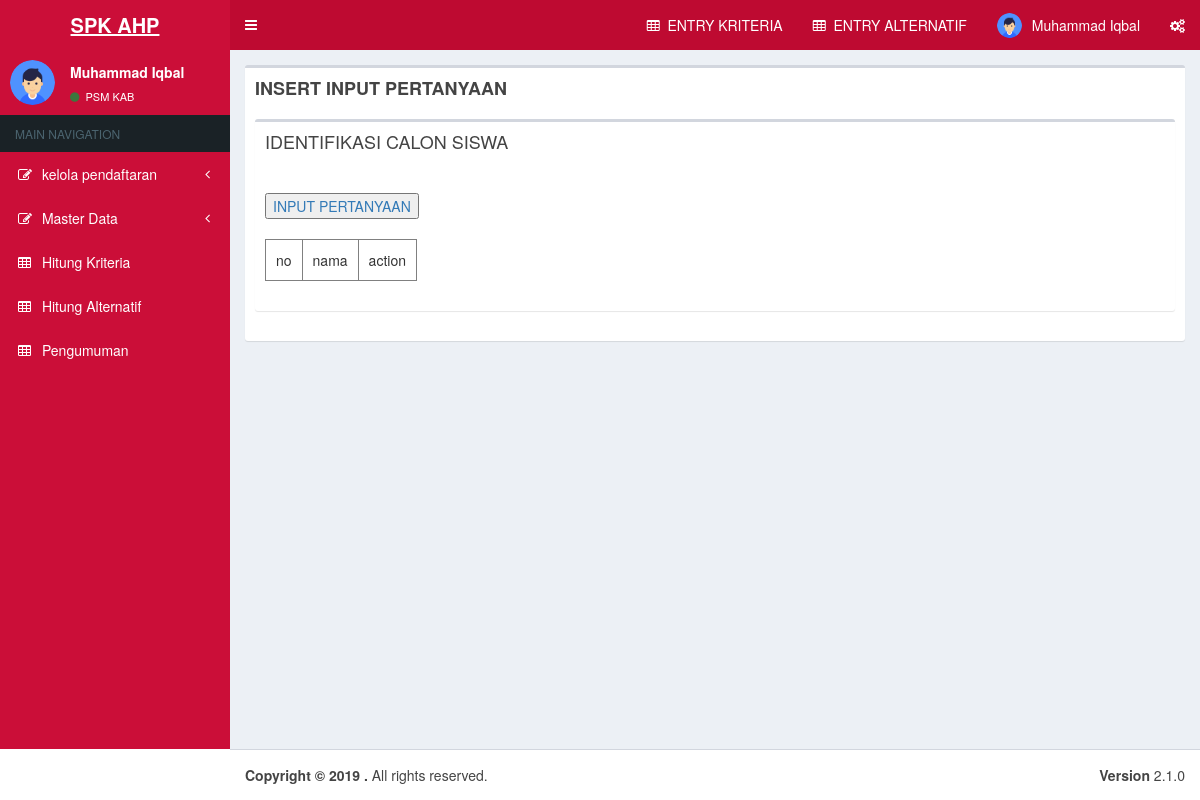
Before: /dashboard.php?page=insert/input_pertanyaan (signed in) with the older database file.
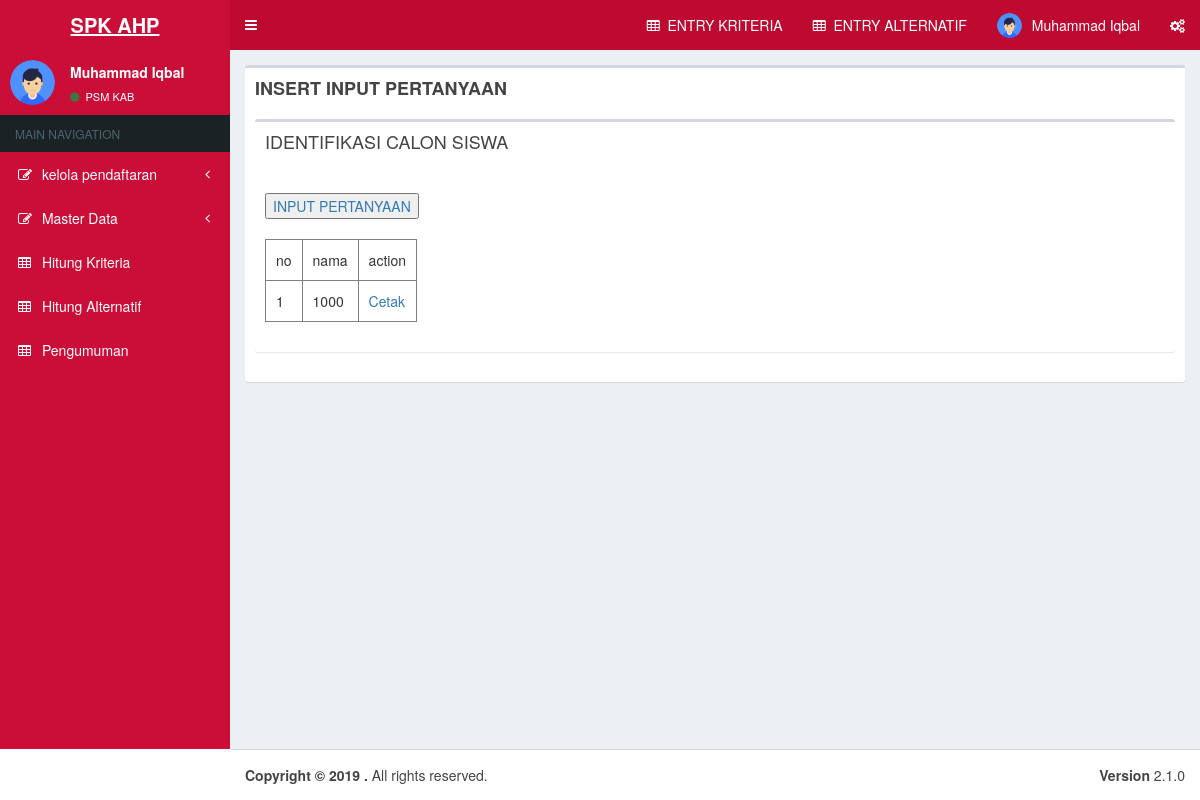
After: the same page with the newer database file.
### tables this page shows
CREATE TABLE IF NOT EXISTS `tbl_pertanyaan` (
`id` int(11) NOT NULL,
  `nama_cs` varchar(500) NOT NULL,
  `nama_a` varchar(500) NOT NULL,
  `nama_i` varchar(500) NOT NULL,
  `umur_a` varchar(500) NOT NULL,
  `umur_a_t` varchar(500) NOT NULL,
  `umur_i` varchar(500) NOT NULL,
  `umur_i_t` varchar(500) NOT NULL,
  `agama_a` varchar(500) NOT NULL,
  `agama_i` varchar(500) NOT NULL,
  `alamat_a_d` varchar(500) NOT NULL,
  `alamat_a_kec` varchar(500) NOT NULL,
  `alamat_a_kab` varchar(500) NOT NULL,
  `alamat_i_d` varchar(500) NOT NULL,
  `alamat_i_kec` varchar(500) NOT NULL,
  `alamat_i_kab` varchar(500) NOT NULL,
  `pekerjaan_a` varchar(500) NOT NULL,
  `pekerjaan_i` varchar(500) NOT NULL,
  `jumlah_s` varchar(500) NOT NULL,
  `keadaan_lingkungan1` varchar(500) NOT NULL,
  `keadaan_lingkungan2` varchar(500) NOT NULL,
  `keadaan_lingkungan3` varchar(500) NOT NULL,
  `keadaan_lingkungan4` varchar(500) NOT NULL,
  `keadaan_lingkungan5a` varchar(500) NOT NULL,
  `keadaan_lingkungan5b` varchar(500) NOT NULL,
  `keadaan_lingkungan5c` varchar(500) NOT NULL,
  `keadaan_lingkungan6` varchar(500) NOT NULL,
  `motivasi_1` varchar(500) NOT NULL,
  `motivasi_2` varchar(500) NOT NULL,
  `motivasi_3` varchar(500) NOT NULL,
  `motivasi_4` varchar(500) NOT NULL,
  `motivasi_5` varchar(500) NOT NULL,
  `motivasi_6` varchar(500) NOT NULL,
  `motivasi_7` varchar(500) NOT NULL,
  `penggunaan_1` varchar(500) NOT NULL,
  `penggunaan_2` varchar(500) NOT NULL,
  `penggunaan_3` varchar(500) NOT NULL,
  `penggunaan_4` varchar(500) NOT NULL,
  `penggunaan_5` varchar(500) NOT NULL,
  `penggunaan_6` varchar(500) NOT NULL,
  `evaluasi_1` varchar(500) NOT NULL,
  `evaluasi_2` varchar(500) NOT NULL,
  `evaluasi_3` varchar(500) NOT NULL,
  `evaluasi_4` varchar(500) NOT NULL,
  `evaluasi_5` varchar(500) NOT NULL
);

### Connections/koneksi.php (called while the page is built, shortened)
<?php
if (!function_exists("GetSQLValueString")) {
function GetSQLValueString($theValue, $theType, $theDefinedValue = "", $theNotDefinedValue = "")
{
  $theValue = get_magic_quotes_gpc() ? stripslashes($theValue) : $theValue;
  $theValue = function_exists("mysql_real_escape_string") ? mysql_real_escape_string($theValue) : mysql_escape_string($theValue);
  switch ($theType) {
    case "text":
      $theValue = ($theValue != "") ? "'" . $theValue . "'" : "NULL";
      break;
  }
  return $theValue;
}
}
?>

### menu/side.php (the view, shortened to what this page needs)
<aside class="main-sidebar">
 <section class="sidebar">
      <div class="user-panel">
        <div class="pull-left image">
          <img src="assets/dist/img/logo.png" class="img-circle" alt="User Image">
        </div>
        <div class="pull-left info">
          <p><?= $row_rs_users['fullname']; ?></p>
          <a href="?page=config/kode&id=1"><i class="fa fa-circle text-success"></i> PSM KAB</a>
        </div>
      </div>
      <ul class="sidebar-menu" data-widget="tree">
        <li class="header">MAIN NAVIGATION</li>
        <li class="treeview">
          <a href="#">
            <i class="fa fa-edit"></i> <span>kelola pendaftaran</span>
            <span class="pull-right-container">
              <i class="fa fa-angle-left pull-right"></i>            </span>          </a>
        </li>
        <li class="treeview">
          <a href="#">
            <i class="fa fa-edit"></i> <span>Master Data</span>
            <span class="pull-right-container">
              <i class="fa fa-angle-left pull-right"></i>            </span>          </a>
        </li>
        <li><a href="?page=kriteria"><i class="fa fa-table"></i> <span>Hitung Kriteria</span></a> </li>
        <li><a href="?page=hitung_alternatif"><i class="fa fa-table"></i> <span>Hitung Alternatif</span></a> </li>
        <li><a href="?page=insert/pengumuman"><i class="fa fa-table"></i> <span>Pengumuman</span></a> </li>
      </ul>
    </section>
</aside>

### insert/input_pertanyaan.php (shortened to what this page needs)
<link href="assetss/bootstrap/css/bootstrap.min.css" rel="stylesheet">
<link href="assetss/datatables/css/dataTables.bootstrap.min.css" rel="stylesheet">
<link href="assetss/bootstrap-datepicker/css/bootstrap-datepicker.min.css" rel="stylesheet">
<?php
include_once("\insert\config.php");
$result = mysqli_query($mysqli, "SELECT * FROM tbl_pertanyaan ORDER BY id DESC");
?>
  <div class="row">
    <div class="col-xs-12">
      <div class="box" style="overflow: scroll;">
        <div class="box-header">
          <h class="box-title">IDENTIFIKASI CALON SISWA</h>
        </div>
        <div class="box-header">
        </div>
        <div class="box-body">
        <a href="insert\add_ip.php"><button>INPUT PERTANYAAN</button></a>
        <br><br>
        <table border="1">
          <tr>
            <td>no</td>
            <td>nama</td>
            <td>action</td>
          </tr>
    <?php
    $no = "1";
    while($user_data = mysqli_fetch_array($result)) {
        echo "<tr>";
        echo "<td>".$no++."</td>";
        echo "<td>".$user_data['nama_cs']."</td>";
        echo "<td><a href='/program_april/insert/edit_ip.php?id=$user_data[id]'>Cetak</a>";
    }
    ?>
        </table>
          </div> <br />
        </div>
      </div>
    </div>
  </div>

Changed rows visible on the page:
added tbl_pertanyaan: nama_cs "1000"
